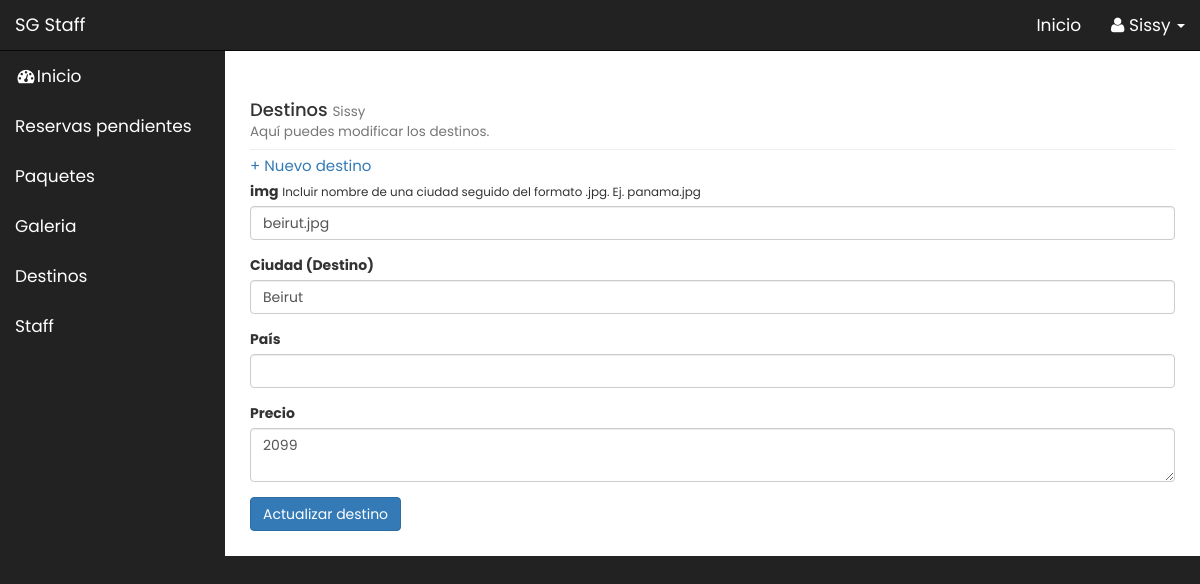
Page /sg.staff/admin/destinos.php?source=actualizar-destino&destinos_id=1 (signed in) on the committed database.
### tables this page shows
CREATE TABLE `destinos` (
  `id` int(11) NOT NULL AUTO_INCREMENT,
  `destino` varchar(70) NOT NULL,
  `pais` varchar(70) NOT NULL,
  `precio` varchar(30) NOT NULL,
  `img` varchar(50) NOT NULL,
  PRIMARY KEY (`id`)
);

### sg.staff/admin/includes/actualizar_destino.php (the view, shortened to what this page needs)
<?php
if (isset($_GET['destinos_id'])) {
	$actualizar_destino_id = $_GET['destinos_id'];
}
$query = "SELECT *  FROM  destinos WHERE id=$actualizar_destino_id";
$select_posts = mysqli_query($connection,$query);
while($row = mysqli_fetch_assoc($select_posts)) {
	$img = $row['img'];
	$destino = $row['destino'];
	$pais = $row['pais'];
	$precio = $row['precio'];
}
?>
<form action="" method="post" enctype="multipart/form-data">
	<div class="form-group">
		<label for="img">img</label> <small>Incluir nombre de una ciudad seguido del formato .jpg. Ej. panama.jpg</small>
		<input value="<?php echo $img; ?>" type="text" class="form-control" name="img">
	</div>
	<div class="form-group">
		<label for="destino">Ciudad (Destino)</label>
		<input value="<?php echo $destino; ?>" type="text" class="form-control" name="destino">
	</div>
	<div class="form-group">
		<label for="pais">País</label>
		<input value="<?php echo $pais; ?>" type="text" class="form-control" name="pais">
	</div>
	<div class="form-group">
		<label for="precio">Precio</label>
		<textarea type="text" class="form-control" name="precio"><?php echo $precio ?></textarea>
	</div>
	<div class="form-group">
		<input type="submit" class="btn btn-primary" name="actualizar_destino" value="Actualizar destino">
	</div>
</form>

### sg.staff/admin/css/sb-admin.css (style rules this page uses)
* { font-family: 'Poppins'; }
body { margin-top: 100px; background-color: #222; }
@media (min-width:768px) { body { margin-top: 50px; } }

### rows in the picture
destinos: img "beirut.jpg", destino "Beirut", precio "2099"

### other values in the picture
$_SESSION['s_username'] "Sissy"
